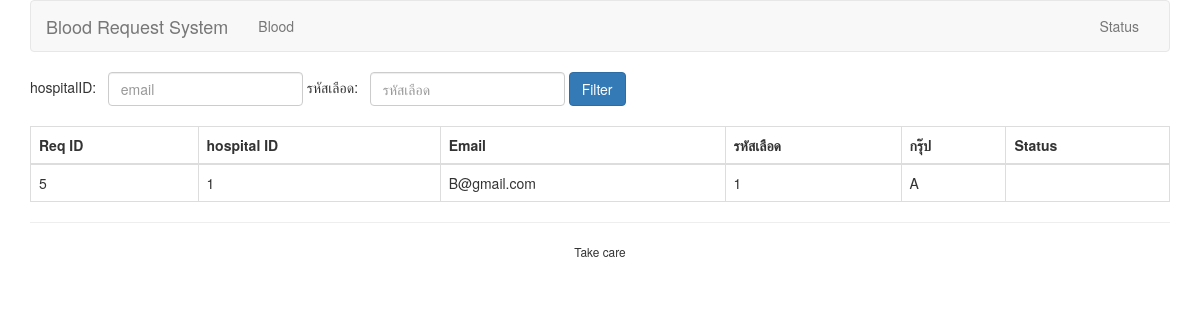
Screenshot of /request.php with the database file from the repository.
### tables this page shows
CREATE TABLE `vaccinereqest` (
  `reqid` int(11) NOT NULL,
  `warehouseid` int(11) NOT NULL,
  `rid` int(11) DEFAULT NULL,
  `hid` int(11) DEFAULT NULL,
  `br` varchar(100) DEFAULT NULL,
  `status_2` varchar(100) DEFAULT NULL
);

CREATE TABLE `warehouse` (
  `warehouseid` int(11) NOT NULL,
  `bin` int(11) NOT NULL,
  `whname` varchar(100) DEFAULT NULL,
  `whemail` varchar(100) DEFAULT NULL,
  `whpassward` varchar(100) DEFAULT NULL,
  `whphone` varchar(100) DEFAULT NULL,
  `whcity` varchar(100) DEFAULT NULL
);

CREATE TABLE `receivers` (
  `rid` int(11) NOT NULL,
  `rname_2` varchar(100) DEFAULT NULL,
  `remail` varchar(100) DEFAULT NULL,
  `rpassward` varchar(100) DEFAULT NULL,
  `rphone` varchar(100) DEFAULT NULL,
  `rbr` varchar(100) DEFAULT NULL,
  `rcity` varchar(100) DEFAULT NULL
);

CREATE TABLE `vaccineinfo` (
  `bin` int(11) NOT NULL,
  `hid` int(11) DEFAULT NULL,
  `br` varchar(100) DEFAULT NULL
);

### request.php (the view, shortened to what this page needs)
<?php
require('dbconnect.php');
require('header.php');
$warehouseid = isset($_GET['warehouseid']) ? $_GET['warehouseid'] : "";
$rid = isset($_GET['rid']) ? $_GET['rid'] : "";
if ($warehouseid != "" && $rid != "") {
    $sql = "SELECT * FROM vaccinereqest LEFT JOIN warehouse ON vaccinereqest.warehouseid=warehouse.warehouseid LEFT JOIN receivers ON vaccinereqest.rid=receivers.rid LEFT JOIN vaccineinfo ON vaccinereqest.hid=vaccineinfo.hid WHERE vaccinereqest.rid='$rid' and vaccinereqest.warehouseid='$warehouseid'";
}
else if ($warehouseid != "") {
    $sql = "SELECT * FROM vaccinereqest LEFT JOIN warehouse ON vaccinereqest.warehouseid=warehouse.warehouseid LEFT JOIN receivers ON vaccinereqest.rid=receivers.rid LEFT JOIN vaccineinfo ON vaccinereqest.hid=vaccineinfo.hid WHERE vaccinereqest.warehouseid='$warehouseid'";
}
else if ($rid != "") {
    $sql = "SELECT * FROM vaccinereqest LEFT JOIN warehouse ON vaccinereqest.warehouseid=warehouse.warehouseid LEFT JOIN receivers ON vaccinereqest.rid=receivers.rid LEFT JOIN vaccineinfo ON vaccinereqest.hid=vaccineinfo.hid WHERE vaccinereqest.rid='$rid'";
}
else {
    $sql = "SELECT * FROM vaccinereqest LEFT JOIN warehouse ON vaccinereqest.warehouseid=warehouse.warehouseid LEFT JOIN receivers ON vaccinereqest.rid=receivers.rid LEFT JOIN vaccineinfo ON vaccinereqest.hid=vaccineinfo.hid";
}
$results = $conn->query($sql);
?>
    <form method="get" class="form-inline">
    hospitalID: &nbsp;
        <input type="text" name="warehouseid" class="form-control" placeholder="email">
        รหัสเลือด: &nbsp;
        <input type="text" name="rid" class="form-control" placeholder="รหัสเลือด">
        <input class="btn btn-primary" type="submit" value="Filter">
    </form>
    <table class="table table-bordered" style="margin-top: 20px">
        <thead>
            <tr>
                <th>Req ID</th>
                <th>hospital ID</th>
                <th>Email</th>
                <th>รหัสเลือด</th>
                <th>กรุ๊ป</th>
                <th>Status</th>
            </tr>
        </thead>
        <tbody>
        <?php
        while($row = $results->fetch_assoc()) {
            ?>
            <tr>
                <td><?php echo $row['reqid'] ?></td>
                <td><?php echo $row['warehouseid'] ?></td>
                <td><?php echo $row['remail'] ?></td>
                <td><?php echo $row['hid'] ?></td>
                <td><?php echo $row['br'] ?></td>
                <td><?php echo $row['status_2'] ?></td>
            </tr>
            <?php
        }
        ?>
        </tbody>
    </table>
<?php
require('footer.php');
?>

### rows the page displays
vaccinereqest: reqid "5", warehouseid.warehouseid "1", rid.remail "B@gmail.com", vaccineinfo.hid "1", vaccineinfo.br "A"
